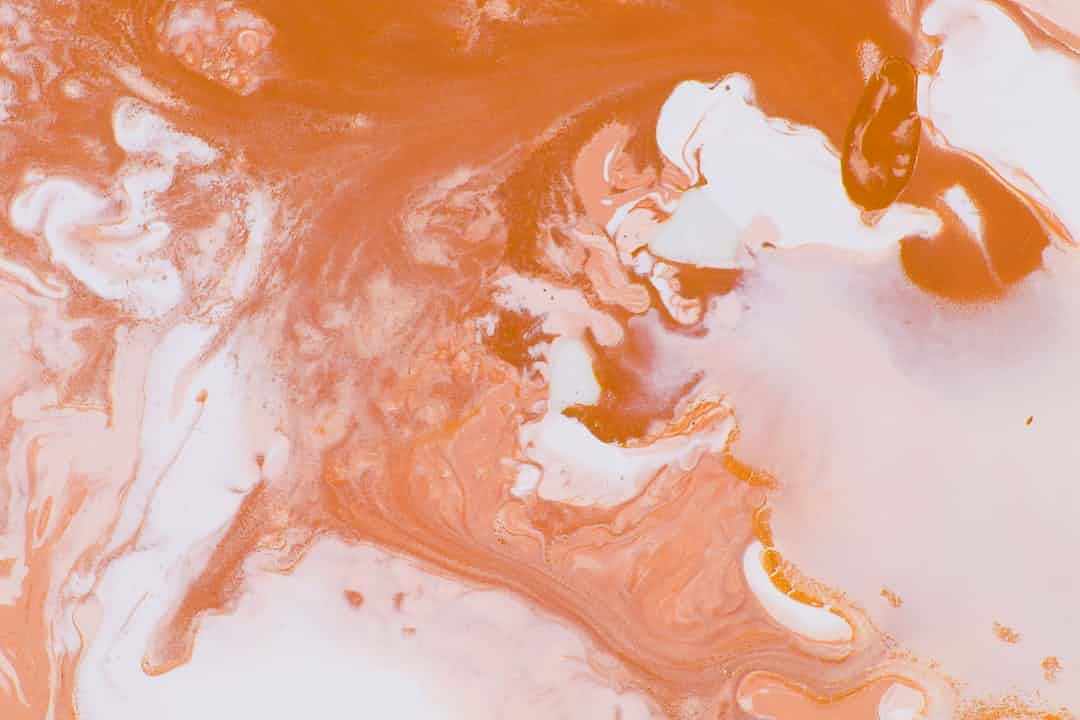
#> input picture Jupyter-Notebooks/jupyter_notebooks.archive/jupyter_notebooks/PL_Convolution/Images/w1080/-KondVvbokg.jpg, 1080 x 720 px, found by its file name
$ jupyter execute --allow-errors PL_Convolution_Image.ipynb   (shell and % lines are left out)
#> lines starting #> are read from the running program, lines starting #| are printed output that depends on the picture
[cell 1]
from PIL import Image, ImageDraw
from math import floor
import numpy as np
import matplotlib.pyplot as plt
from pynq import allocate, Overlay
from random import seed
from random import randint
from random import getrandbits

[cell 2]
def run_kernel_HW():
    # Transfer color channel 0
    in_buffer[:] = np.array(original_image)[:,:,[0]]
    dma.sendchannel.transfer(in_buffer)
    dma.recvchannel.transfer(out_buffer0)
    dma.sendchannel.wait()
    dma.recvchannel.wait()
    # Transfer color channel 1
    in_buffer[:] = np.array(original_image)[:,:,[1]]
    dma.sendchannel.transfer(in_buffer)
    dma.recvchannel.transfer(out_buffer1)
    dma.sendchannel.wait()
    dma.recvchannel.wait()
    # Transfer color channel 2
    in_buffer[:] = np.array(original_image)[:,:,[2]]
    dma.sendchannel.transfer(in_buffer)
    dma.recvchannel.transfer(out_buffer2)
    dma.sendchannel.wait()
    dma.recvchannel.wait()

[cell 3]
def run_kernel_SW():
    # Load image:
    input_image = original_image
    input_pixels = input_image.load()

    # Middle of the kernel
    offset = len(kernel) // 2
    new_width = input_image.size[0]-offset
    new_height = input_image.size[0]-offset
    # Create output image
    output_image = Image.new("RGB", (new_width,new_height))
    draw = ImageDraw.Draw(output_image)

    # Compute convolution with kernel
    for x in range(offset, input_image.width - offset):
        for y in range(offset, input_image.height - offset):
            acc = [0, 0, 0]
            for a in range(len(kernel)):
                for b in range(len(kernel)):
                    xn = x + a - offset
                    yn = y + b - offset
                    pixel = input_pixels[xn, yn]
                    acc[0] += pixel[0] * kernel[a][b]
                    acc[1] += pixel[1] * kernel[a][b]
                    acc[2] += pixel[2] * kernel[a][b]

            draw.point((x, y), (int(acc[0]), int(acc[1]), int(acc[2])))

    output_image.save("Output/output_sw.png")

[cell 4]
filterBase = 24
dataBase = 60
def output_registers():
    print("Control Enable:         %d" % (controller.read(0)))
    print("Reset:                  %d" % (controller.read(4)))
    print("State Machine Register: %d" % (controller.read(8)))
    print("Last Calculated Value:  %d" % (controller.read(12)))
    print("Image Width:            %d" % (controller.read(16)))
    print("Image Height:           %d" % (controller.read(20)))
    print("\nFilter Set:")
    for i in range(9):
        print("filterSet[%d] = %d" % (i,controller.read((i*4)+filterBase)))
    print("\nData Set:")
    for i in range(9):
        print("dataSet[%d] = %d" % (i,controller.read((i*4)+dataBase)))
    print("\n")

## Configurable Hardware Image Convolution

Select an image from the /Images dir

**To run on hardware convolution, image witdh must be a multiple of 32/DATA_WIDTH. E.g. 8 bit input must be a multiple of 4 in width.**

 - This is due to the way BRAM coupler is storing/reading from BRAM memory map.

[cell 5]
image_path = "Images/w1080/-KondVvbokg.jpg"
original_image = Image.open(image_path)
#> original_image is the input picture: PIL image 1080x720 RGB; mean R, G, B 223.3, 171.8, 151.2

[cell 6]
width, height = original_image.size
#> width = 1080; height = 720
canvas = plt.gcf()
size = canvas.get_size_inches()
canvas.set_size_inches(size)
print("Original Image size: {}x{} pixels.".format(width, height))
#| Original Image size: 1080x720 pixels.
_ = plt.imshow(original_image)

#### Bit precision selection:
 - 0 for 8 bit data
 - 1 for 16 bit data
 - 2 for 32 bit data

(Should not runtime for hardware)

[cell 7]
bit_precision = 0

#> (the rest of this cell did not finish here and is left out)

#> (a cell that did not finish here is left out)

[cell 9]
kernelsize = 3
# High-pass kernel
kernel = [[ 1, 1, 1 ],
          [ 1, 1, 1 ],
          [ 1, 1, 1 ]]

#> (a cell that did not finish here is left out)

#> (a cell that did not finish here is left out)

[cell 12]
# %%timeit

# Software performance
run_kernel_SW()
#> in run_kernel_SW, `output_image = Image.new("RGB", (new_width,new_height))`: output_image: PIL image 1079x1079 RGB; every value is 0
#> in run_kernel_SW, `output_image.save("Output/output_sw.png")`:
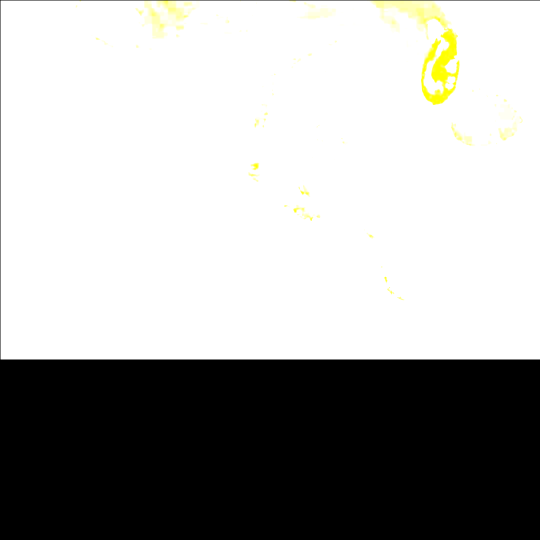
#> saved as output_sw.png: PIL image 1079x1079 RGB (shown at 1/2 size); mean R, G, B 169.5, 169.5, 167.6
